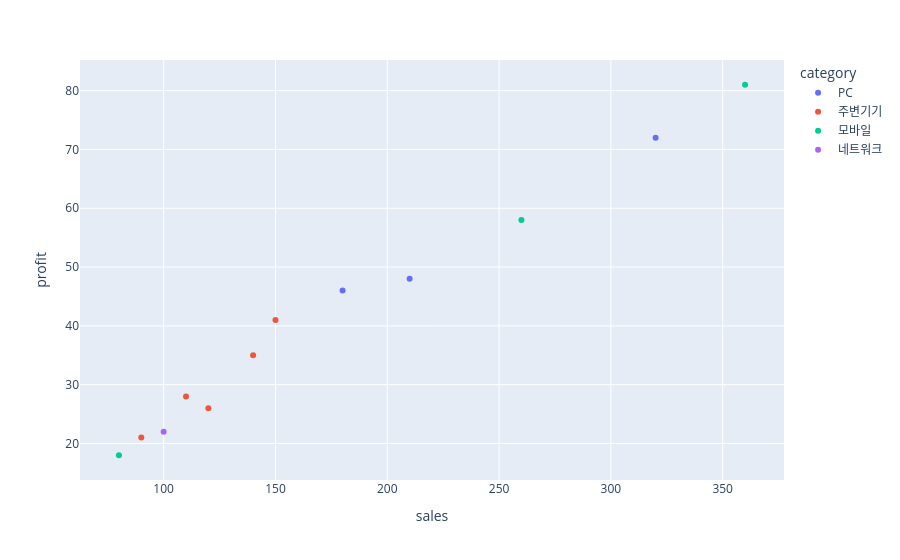

Here is the notebook cell this chart was saved with:
### Code cell
fig = px.scatter(
    df,
    x='sales',
    y='profit',
    color='category',
    hover_name='product'
)

fig.show()

### Figure 1 — Plotly figure (JSON) as saved in the notebook; plotly's stock layout.template omitted (floating-point values rounded to 4 significant figures)
{"data": [{"hovertemplate": "<b>%{hovertext}</b><br><br>category=PC<br>sales=%{x}<br>profit=%{y}<extra></extra>", "hovertext": ["노트북", "모니터", "SSD"], "legendgroup": "PC", "marker": {"color": "#636efa", "symbol": "circle"}, "mode": "markers", "name": "PC", "orientation": "v", "showlegend": true, "x": [320, 210, 180], "xaxis": "x", "y": [72, 48, 46], "yaxis": "y", "type": "scatter"}, {"hovertemplate": "<b>%{hovertext}</b><br><br>category=주변기기<br>sales=%{x}<br>profit=%{y}<extra></extra>", "hovertext": ["키보드", "마우스", "헤드셋", "웹캠", "스피커"], "legendgroup": "주변기기", "marker": {"color": "#EF553B", "symbol": "circle"}, "mode": "markers", "name": "주변기기", "orientation": "v", "showlegend": true, "x": [150, 110, 140, 90, 120], "xaxis": "x", "y": [41, 28, 35, 21, 26], "yaxis": "y", "type": "scatter"}, {"hovertemplate": "<b>%{hovertext}</b><br><br>category=모바일<br>sales=%{x}<br>profit=%{y}<extra></extra>", "hovertext": ["태블릿", "스마트폰", "충전기"], "legendgroup": "모바일", "marker": {"color": "#00cc96", "symbol": "circle"}, "mode": "markers", "name": "모바일", "orientation": "v", "showlegend": true, "x": [260, 360, 80], "xaxis": "x", "y": [58, 81, 18], "yaxis": "y", "type": "scatter"}, {"hovertemplate": "<b>%{hovertext}</b><br><br>category=네트워크<br>sales=%{x}<br>profit=%{y}<extra></extra>", "hovertext": ["공유기"], "legendgroup": "네트워크", "marker": {"color": "#ab63fa", "symbol": "circle"}, "mode": "markers", "name": "네트워크", "orientation": "v", "showlegend": true, "x": [100], "xaxis": "x", "y": [22], "yaxis": "y", "type": "scatter"}], "layout": {"xaxis": {"anchor": "y", "domain": [0.0, 1.0], "title": {"text": "sales"}}, "yaxis": {"anchor": "x", "domain": [0.0, 1.0], "title": {"text": "profit"}}, "legend": {"title": {"text": "category"}, "tracegroupgap": 0}, "margin": {"t": 60}}}
